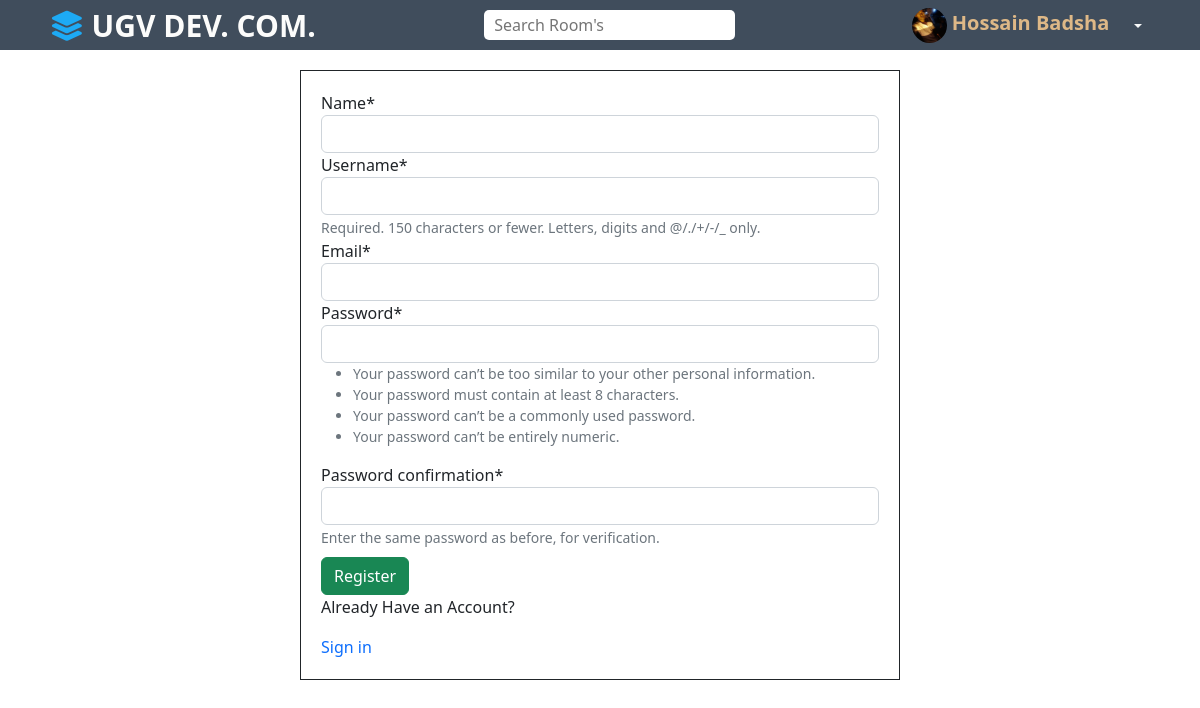
/register-page/ (signed in), run on the app's committed database.
### base/models.py (models this page shows)
class User(AbstractUser):
    name = models.CharField(max_length=150, null=True)
    email = models.EmailField(unique=True, null=True)
    bio = models.TextField(null=True)
    avatar = models.ImageField(null = True, default= 'default.png')
    USERNAME_FIELD = 'email'
    REQUIRED_FIELDS = []

### base/views.py (the view, shortened to what this page needs)
# urls.py: path('register-page/',views.userRegister,name='register-page'),
def userRegister(request):
    form = MyUserCreationForm()
    context = {'form': form}
    return render(request, 'base/register_login.html', context)

### base/forms.py
class MyUserCreationForm(UserCreationForm):
    class Meta:
        model = User
        fields = ['name','username','email','password1','password2']

### templates/base/register_login.html (shortened to what this page needs)
{% extends 'main.html' %}
{% load crispy_forms_tags %}
{% block content %}
{% if page == 'login' %}
<div class="login-form">
    <div class="mb-3">
        <form method="POST" action="">
            {% csrf_token %}
            <label class="form-label">Username</label>
            <input type="text" class="form-control" name="username">
            <label class="form-label">Password</label>
            <input type="password" class="form-control" name="password">
            <input type="submit" class="btn btn-success mt-2 " value="login"/>
        </form>
    </div>
    <p>Don't Have an Account?</p>
    <a href="{% url 'register-page' %}">Sign up</a>
</div>
{% else %}
<div class="register-form w-50">
    <form method="POST" action="">
        {{ form|crispy }}
        <input type="submit" class="btn btn-success mt-2" value="Register">
    </form>
    <p>Already Have an Account?</p>
    <a href="{% url 'login-page' %}">Sign in</a>
</div>
<div class="mb-3">
</div>
{% endif %}
{% endblock %}

### templates/nav.html (shortened to what this page needs)
{% load static %}
<div class="main">
    <div class="nav nav-style">
        <div class="logo ml-2">
            <a href="/"> <i class="fa-solid fa-layer-group"></i> UGV DEV. COM. </a>
        </div>
        <div class="search-box">
            <form method="GET" class="search" action="{% url 'home' %}">
                <input type="text" class="search-item" name="q" placeholder="Search Room's">
            </form>
        </div>
        <div class="user-profile">
            <div class="d-inline p-2">
                {% if request.user.is_authenticated %}
                <a href="{% url 'user-profile' user.id %}">
                    <img src="{{ user.avatar.url }}"  class="rounded-circle" width="35" height="35">
                    <strong>{{ request.user.name }}</strong>
                </a>
                {% endif %}
            </div>
            <div class="dropdown-center d-inline ">
                <button style="border:none" class="btn btn-outline-light btn-sm dropdown-toggle" type="button" id="dropdownMenuButton1"
                    data-bs-toggle="dropdown" aria-expanded="false">
                </button>
            </div>
        </div>
    </div>
</div>

### templates/main.html (style rules this page uses)
a { text-decoration:none; }

### templates/nav.html (style rules this page uses)
.nav-style { display: grid; justify-content: space-between; height: 50px; align-items: center; background: #404d5c; grid-auto-flow: column; }
.logo a { color: rgb(252, 252, 251); font-size: 30px; font-weight: 700; }
input.search-item { padding: 3px 10px; border-radius: 5px; display: inline-block; border: transparent; outline:0; }
.user-profile { margin-right:50px; }
.logo { margin-left:50px; }
.logo a i { color:#1daaf5; }
.user-profile a { color: burlywood; font-size: 20px; }

### templates/base/register_login.html (style rules this page uses)
.register-form { margin: auto; margin-top: 20px; border: 1px solid; padding: 20px; margin-bottom: 20px; }

### data on the page
User: avatar (picture), user.name "Hossain Badsha"
